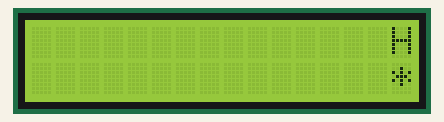
A sketch run on a simulated Arduino Uno, built with avr-gcc and run on an emulated ATmega328P. On the bench: 16×2 character LCD.

Above: at 0.6 s.
At 6.1 s:
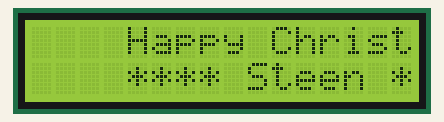
At 12.1 s:
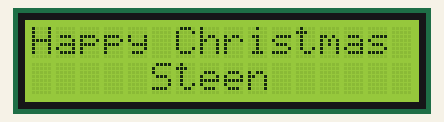
At 19.7 s:
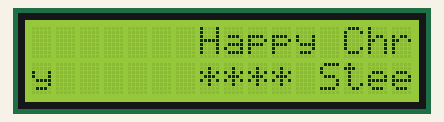
At 27.7 s:
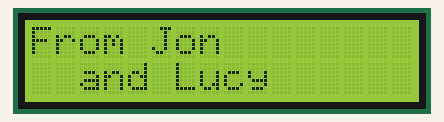
At 38.2 s:
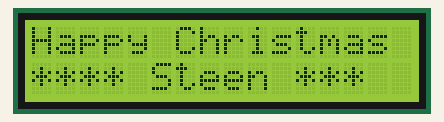

The sketch:

Steen_Christmas.ino
```cpp
#include <LiquidCrystal.h>

// initialize the library with the numbers of the interface pins
LiquidCrystal lcd(8, 9, 4, 5, 6, 7);  // adjust this to suit your pins.

void setup()
{
  // put your setup code here, to run once:
  // set up the LCD's number of rows and columns:
  lcd.begin(16, 2);
}

int step = 0;
bool restart = false;

void loop()
{
  // put your main code here, to run repeatedly:

  if (step == 0)
  {
    if (restart)
    {
      lcd.setCursor(0, 0);
      lcd.print(F("From Jon        Happy Christmas"));
      lcd.setCursor(0, 1);
      lcd.print(F("  and Lucy      **** Steen ***"));
      restart = false;
      delay(2000);
    }
    else
    {
      lcd.setCursor(0, 0);
      lcd.print(F("                Happy Christmas"));
      lcd.setCursor(0, 1);
      lcd.print(F("                **** Steen ***"));
    }
  }
  else if (step <= 16)
  {
    lcd.scrollDisplayLeft();
  }
  else if (step <= 24)
  {
    if (step % 2 == 0)
    {
      lcd.setCursor(16, 1);
      lcd.print(F("     Steen    "));
    }
    else
    {
      lcd.setCursor(16, 1);
      lcd.print(F("**** Steen ***"));
    }
  }
  else
    restart = true;

  if (restart)
  {
    lcd.home();
    step = 0;
  }
  else
    step++;

  delay(500); //ms
}
```

Measured:
- what the display in image 0 shows lasts 0.5 s, from 0.6 s to 1.1 s
- what the display in image 4 shows lasts 3.0 s, from 27.6 s to 30.6 s
- what the display in image 5 shows lasts 1.0 s, from 38.1 s to 39.1 s
